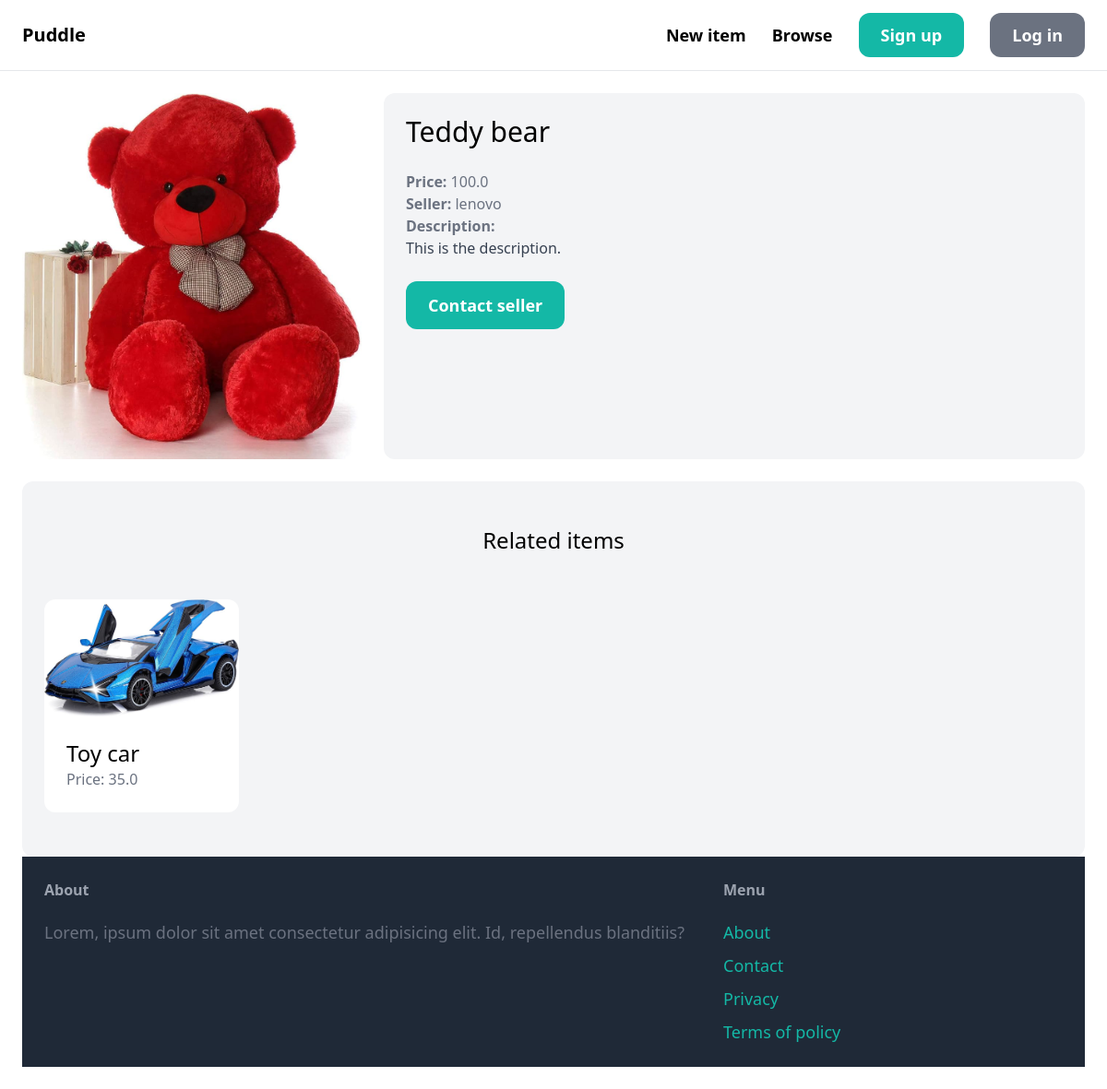
The app's page /items/1/, older data.
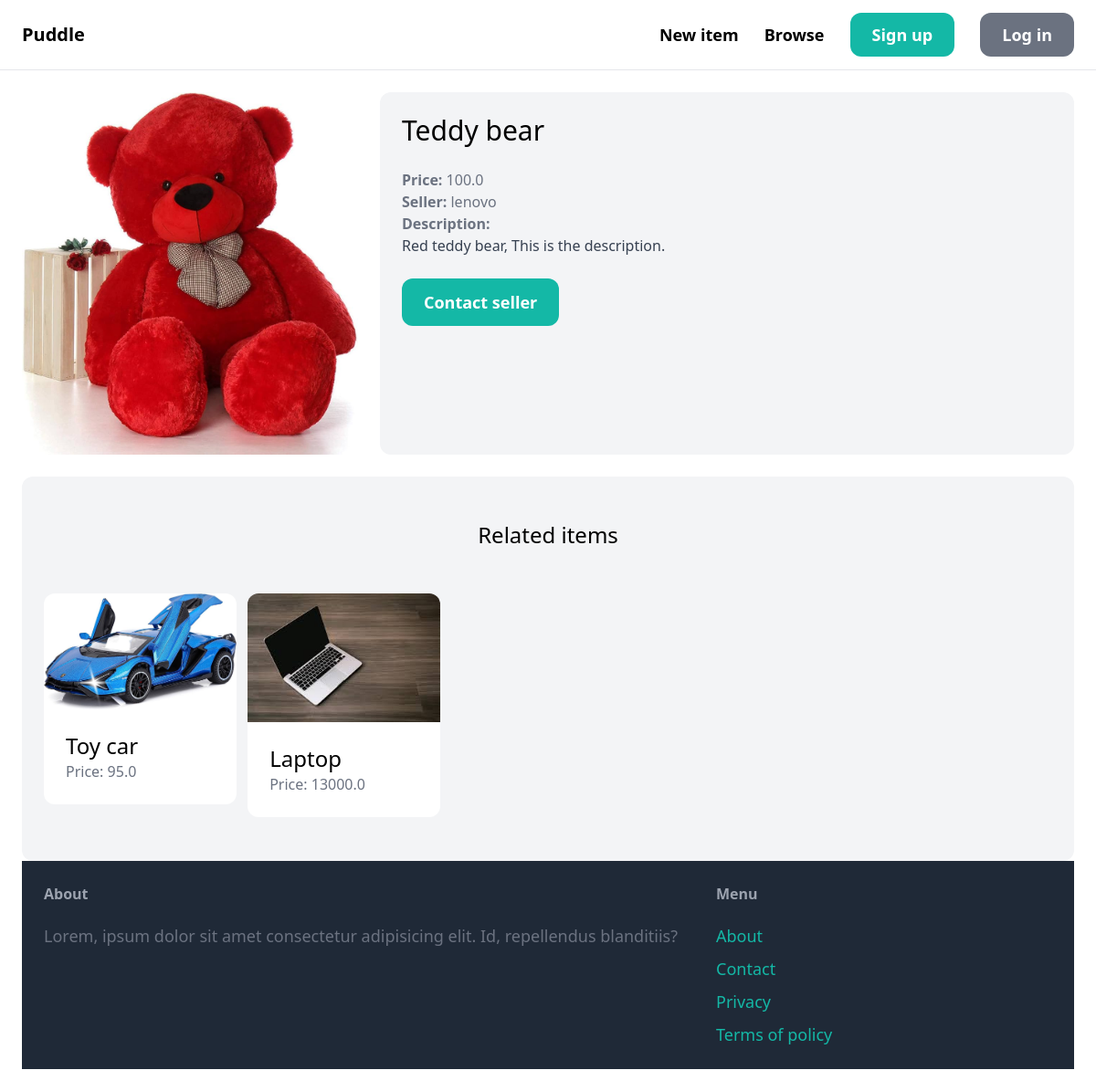
The same page, newer data.
### item/models.py (models this page shows, shortened)
class Item(models.Model):
    category= models.ForeignKey(Category, related_name='items', on_delete=models.CASCADE)
    name= models.CharField(max_length=255)
    description = models.TextField(blank=True, null=True)
    price = models.FloatField()
    image = models.ImageField(upload_to='item_images', blank=True, null=True)
    is_sold = models.BooleanField(default=False)
    created_by = models.ForeignKey(User, related_name = 'items', on_delete=models.CASCADE)
    created_at = models.DateTimeField(auto_now_add=True)

### item/views.py (the view)
# urls.py: path('<int:pk>', views.detail, name='detail'),
def detail(request, pk):
    item = get_object_or_404(Item, pk=pk)
    related_items = Item.objects.filter(category=item.category, is_sold=False).exclude(pk=pk)[0:3]
    return render(request, 'item/detail.html',{
        'item':item,
        'related_items':related_items
    })

### item/templates/item/detail.html (shortened to what this page needs)
{% extends "core/base.html" %}
{% block content %}
<div class="grid grid-cols-3 gap-6">
    <div class="cols-span-3">
        <img src="{{item.image.url}}" class='rounded-xl' alt="">
    </div>
    <div class="col-span-2 p-6 bg-gray-100 rounded-xl">
        <h1 class="mb-6 text-3xl">{{ item.name }}</h1>
        <p class="text-gray-500"><strong>Price: </strong>{{ item.price }}</p>
        <p class="text-gray-500"><strong>Seller: </strong>{{ item.created_by.username }}</p>
        {% if item.description %}
        <p class="text-gray-700">
            <strong class="text-gray-500">Description: </strong><br>
            {{ item.description }}
        </p>
        {% endif %}
        {% if request.user == item.created_by %}
        <div class="mt-6 p-6 bg-white rounded-xl">
            <p>This is your item!</p>
            <a href="{% url 'item:edit' item.id %}" class='inline-block mt-6 px-6 py-3 text-lg font-semibold bg-teal-500 text-white rounded-xl'>Edit</a>
            <a href="{% url 'item:delete' item.id %}" class='inline-block mt-6 px-6 py-3 text-lg font-semibold bg-red-500 text-white rounded-xl'>Delete</a>
        </div>
        {% else %}
            <a href="{% url 'conversation:new' item.id %}" class='inline-block mt-6 px-6 py-3 text-lg font-semibold bg-teal-500 text-white rounded-xl hover:bg-teal-700'>Contact seller</a>
        {% endif %}
    </div>
</div>
<div class="mt-6 px-6 py-12 bg-gray-100 rounded-xl">
    <h2 class="mb-12 text-2xl text-center">Related items</h2>
    <div class="grid grid-cols-5 gap-3">
        {% for item in related_items %}
        <div>
            <a href="{% url 'item:detail' item.id %}">
                <div>
                    <img src="{{ item.image.url }}" class='rounded-t-xl' alt="">
                </div>
                <div class="p-6 bg-white rounded-b-xl">
                    <h2 class="text-2xl">{{ item.name }}</h2>
                    <p class="text-gray-500">Price: {{ item.price }}</p>
                </div>
            </a>
        </div>
        {% endfor %}
    </div>
{% endblock %}

Row changes from the older to the newer data that the page shows:
changed Item "Teddy bear": description "This is the description." → "Red teddy bear, This is the description."
changed Item "Toy car": price "35.0" → "95.0"
added Item: image (picture), name "Laptop", price "13000.0"
